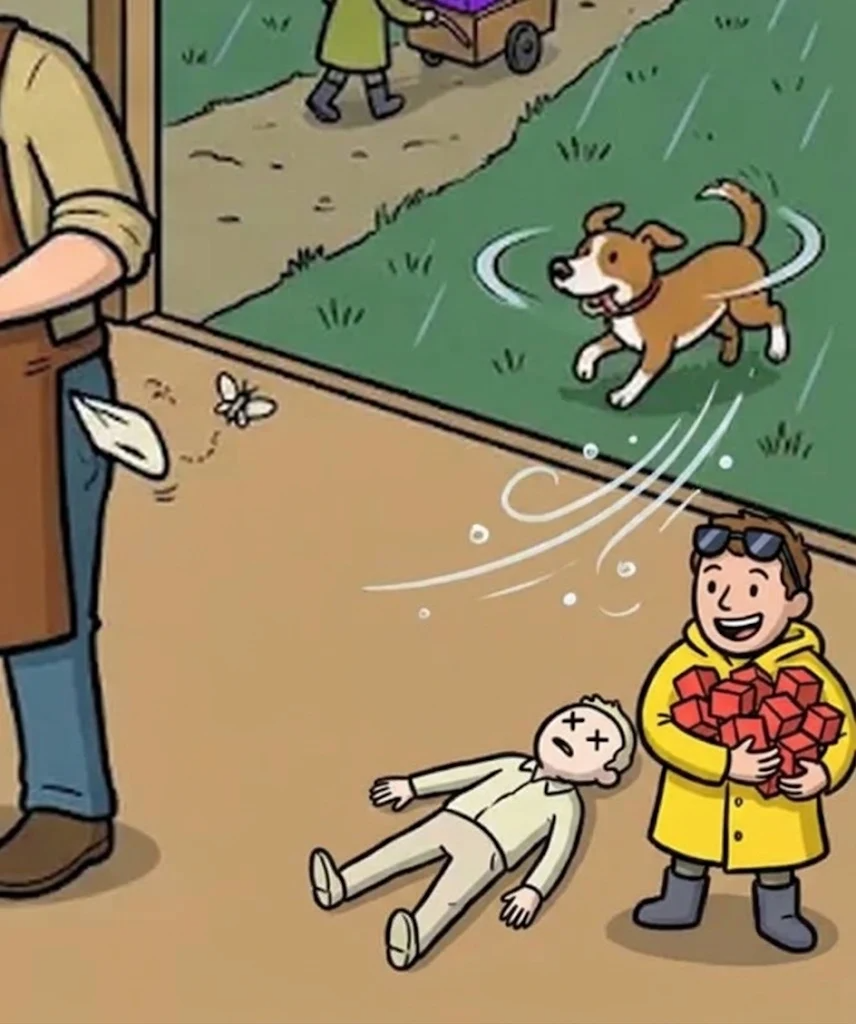
#> input picture tools/prompts/A10_src/F1.webp, 856 x 1024 px
$ python L53b_pil2.py A10_src/F1.webp A10_src/L31a_base_1116.webp
#> lines starting #> are read from the running program, lines starting #| are printed output that depends on the picture
#!/usr/bin/env python3
# L53b_pil2.py — E2 · E3 뒤: 판자 벽 아래 띠 속 물방울 줄에 ↓ 작은 화살(삼투 — 물이 아래로 · 일치 검사 1회 △)
import sys
from PIL import Image, ImageDraw
src, dst = sys.argv[1], sys.argv[2]
pil = Image.open(src).convert('RGB'); S = 4; INK = (22, 20, 18, 255)
#> further down, pil is the input picture: PIL image 856x1024 RGB; mean R, G, B 145.8, 134.2, 99.9
def arrow(x, y0, y1, w=5.5):
#> called with x = 805, y0 = 547, y1 = 606, w = 5.5
    up = y1 < y0; top, bot = min(y0, y1), max(y0, y1); x0 = x - 16; W = 32; H = bot - top + 8; yb = top - 4
    lay = Image.new('RGBA', (W * S, H * S), (0, 0, 0, 0)); d = ImageDraw.Draw(lay)
#> after `lay = Image.new('RGBA', (W * S, H * S), (0, 0, 0, 0))`: lay: PIL image 128x268 RGBA; every value is 0
    def T(px, py): return ((px - x0) * S, (py - yb) * S)
    if up:
        d.line([T(x, bot), T(x, top + 12)], fill=INK, width=int(w * S)); d.polygon([T(x, top), T(x - 11, top + 15), T(x + 11, top + 15)], fill=INK)
    else:
        d.line([T(x, top), T(x, bot - 12)], fill=INK, width=int(w * S)); d.polygon([T(x, bot), T(x - 11, bot - 15), T(x + 11, bot - 15)], fill=INK)
    lay = lay.resize((W, H), Image.LANCZOS); pil.paste(lay, (x0, yb), lay)
#> after `lay = lay.resize((W, H), Image.LANCZOS)`:
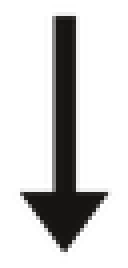
#> lay: PIL image 32x67 RGBA (shown 4 times larger); mean R, G, B, A 5.2, 4.8, 4.3, 49.2; transparent parts drawn white
arrow(805, 547, 606)
pil.save(dst); print('ok')
#| ok
